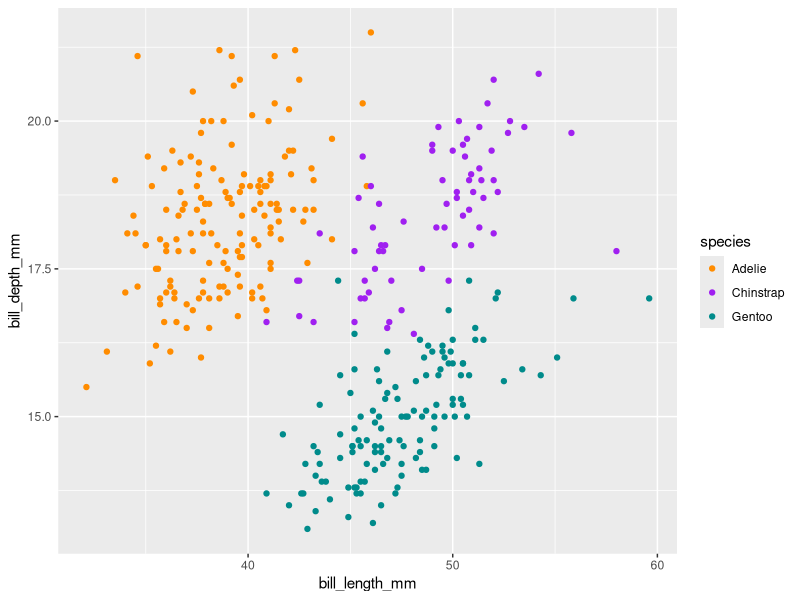
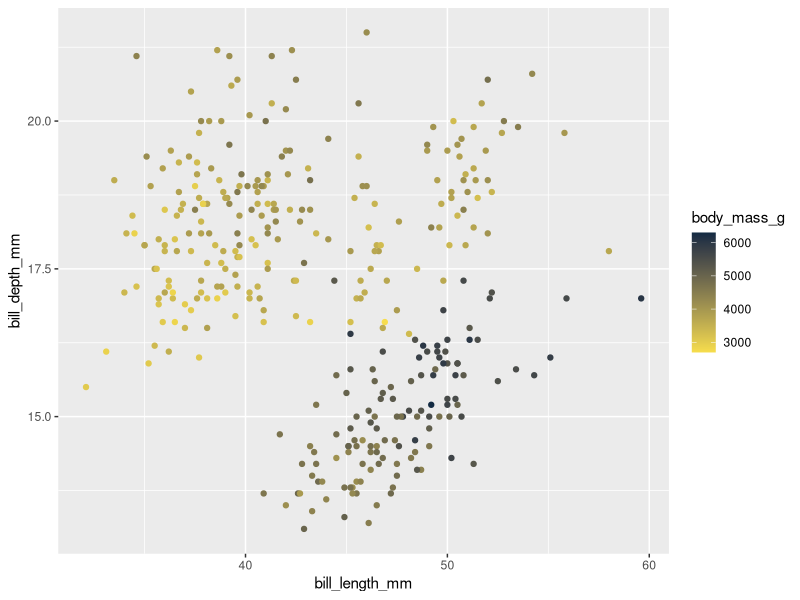
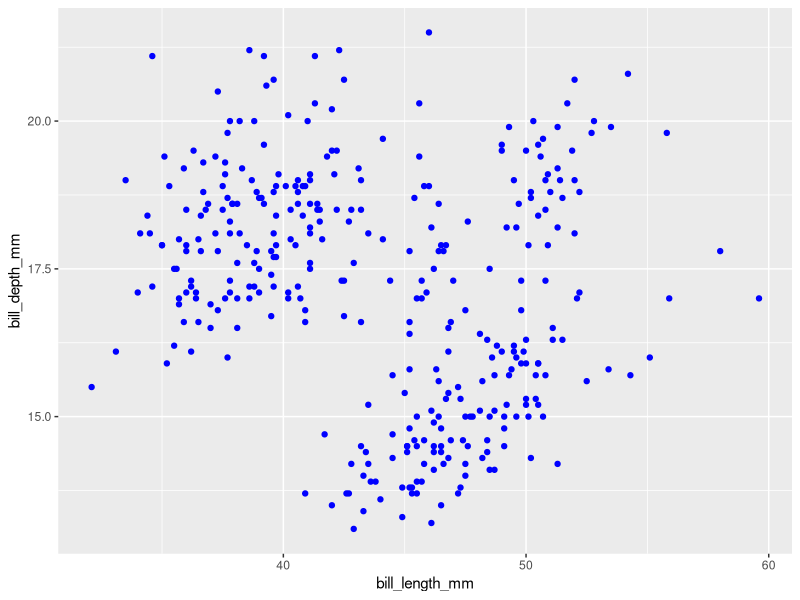
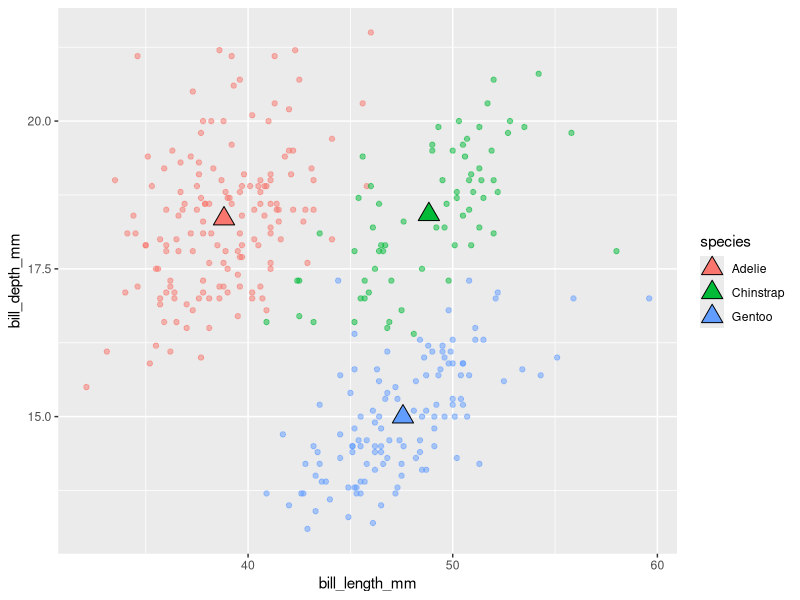
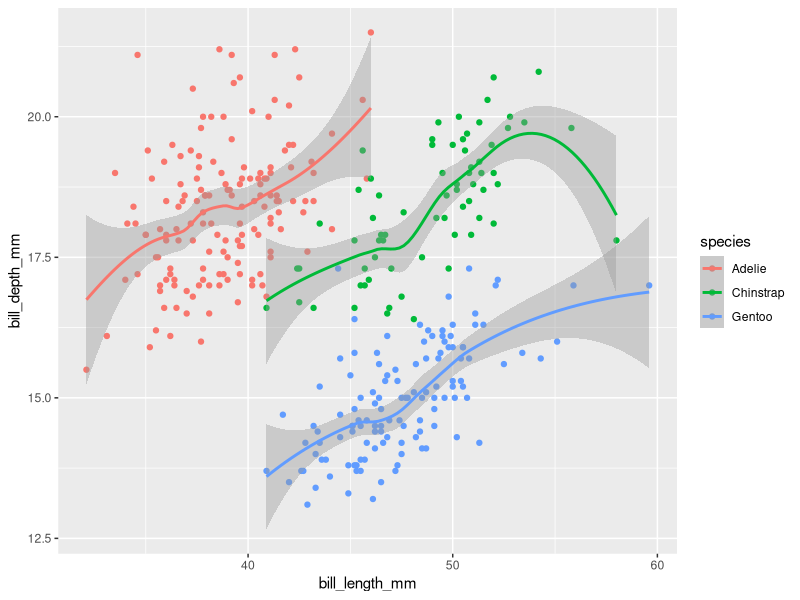
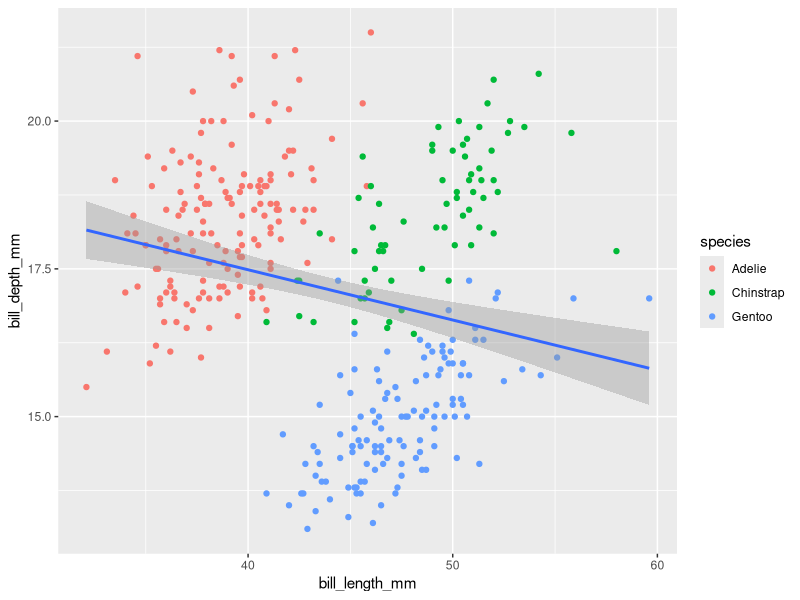
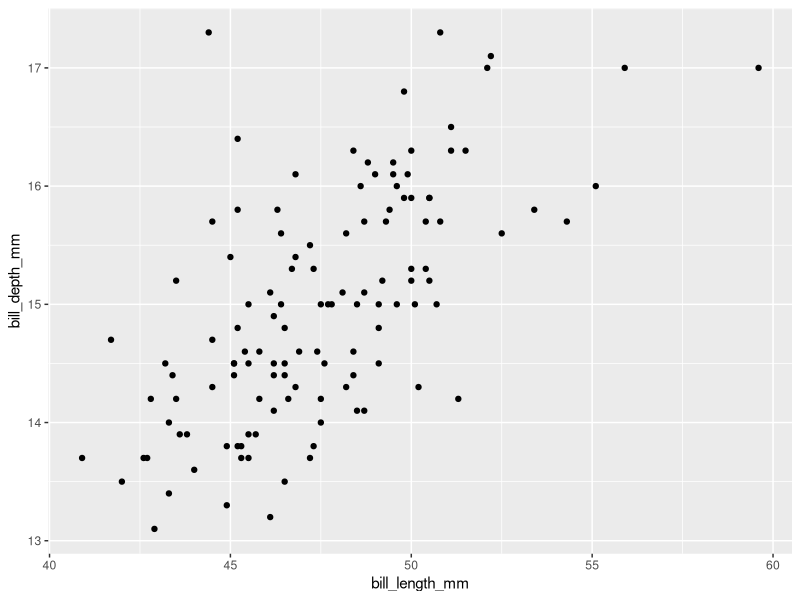
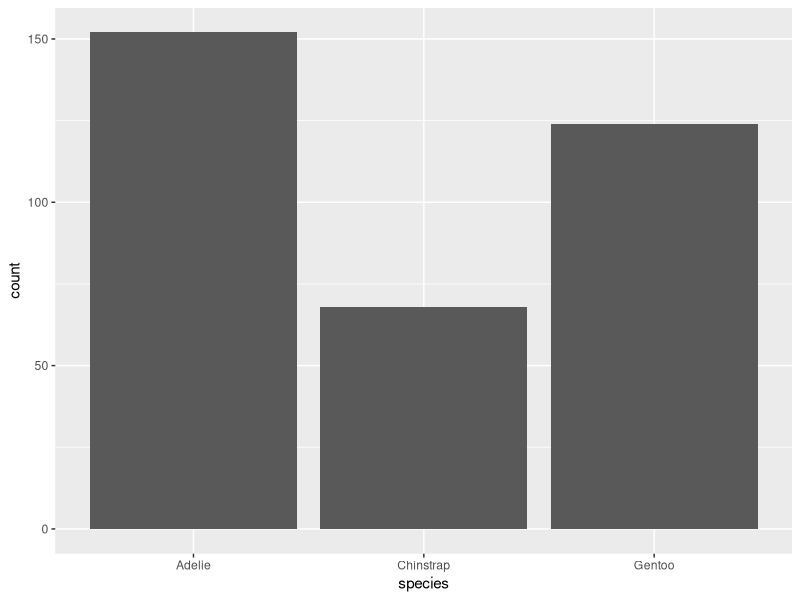

The R source for these figures, in order:
## ---- chunk 1
#| eval: true
#| echo: true
#| message: false
#| warning: false
# load packages ----
library(tidyverse)
library(patchwork)
library(palmerpenguins)
## ---- chunk 2
# create some untidy temperature data ----
temp_data_wide <- tribble(
  ~date, ~station1, ~station2,  ~station3,
  "2023-10-01", 30.1, 29.8, 31.2,
  "2023-11-01", 28.6, 29.1, 33.4,
  "2023-12-01", 29.9, 28.5, 32.3)

# print it out ----
print(temp_data_wide)
## ---- chunk 3
# convert data from wide > long ----
temp_data_long <- temp_data_wide |> 
  pivot_longer(cols = starts_with("station"),
               names_to = "station_id",
               values_to = "temp_c")

# print it out ----
print(temp_data_long)
## ---- chunk 4
#| warning: false
#..........scatter plot with custom categorical colors...........
ggplot(data = penguins,
       mapping = aes(x = bill_length_mm, y = bill_depth_mm, color = species)) +
  geom_point() +
  scale_color_manual(values = c("darkorange", "purple", "cyan4"))
## ---- chunk 5
#| warning: false
#...........scatter plot with custom continuous colors...........
ggplot(penguins, aes(x = bill_length_mm, y = bill_depth_mm, color = body_mass_g)) + 
  geom_point() +
  scale_color_gradient(low = "#F7DD4C", high = "#132B43")
## ---- chunk 6
#| warning: false
#................scatter plot with all blue points...............
ggplot(penguins, aes(x = bill_length_mm, y = bill_depth_mm)) + 
  geom_point(color = "blue")
## ---- chunk 7
#| warning: false
#| message: false
#..............create a separate penguins_summary df.............
penguins_summary <- penguins |>
  drop_na() |> 
  group_by(species) |> 
  summarize(mean_bill_length_mm = mean(bill_length_mm),
            mean_bill_depth_mm = mean(bill_depth_mm))

#..........create ggplot with layers from different dfs..........
ggplot() +
  geom_point(data = penguins, 
             mapping = aes(x = bill_length_mm, 
                           y = bill_depth_mm, 
                           color = species),
             alpha = 0.5) +
  geom_point(data = penguins_summary,
             mapping = aes(x = mean_bill_length_mm, 
                           y = mean_bill_depth_mm, 
                           fill = species),
             size = 5, shape = 24)
## ---- chunk 8
#| warning: false
#| message: false
#.............scatterplot with lms fitted to species.............
ggplot(penguins, aes(x = bill_length_mm, y = bill_depth_mm, color = species)) +
  geom_point() +
  geom_smooth(mehtod = "lm")
## ---- chunk 9
#| warning: false
#| message: false
#..........scatterplot with lm fitted to entire data set.........
ggplot(penguins, aes(x = bill_length_mm, y = bill_depth_mm)) +
  geom_point(aes(color = species)) +
  geom_smooth(method = "lm")
## ---- chunk 10
#| warning: false
#........filter for Gentoo penguins, then pipe into ggplot.......
penguins %>% 
  filter(species == "Gentoo") %>% 
  ggplot(aes(x = bill_length_mm, y = bill_depth_mm)) +
  geom_point()
## ---- chunk 11
#| warning: false
#...................bar plot with default stat...................
ggplot(penguins, aes(x = species)) +
  geom_bar(stat = "count")
## ---- chunk 12
#| warning: false

#........................new summarized df.......................
penguins_summary <- penguins |> 
  count(species) 

#..create bar heights based on `identity` of values in `n` col...
ggplot(penguins_summary, aes(x = species, y = n)) +
  geom_bar(stat = "identity")
## ---- chunk 13
#| warning: false
#........................default position........................
ggplot(penguins, aes(x = species)) +
  geom_bar(position = "stack")
## ---- chunk 14
#| warning: false
#..........................position fill.........................
ggplot(penguins, aes(x = species, fill = island)) +
  geom_bar(position = "fill")
## ---- chunk 15
#| warning: false
#.........................position dodge.........................
ggplot(penguins, aes(x = species, fill = island)) +
  geom_bar(position = "dodge") 
## ---- chunk 16
#| warning: false
#.......................position functions.......................
ggplot(penguins, aes(x = species, fill = island)) +
  geom_bar(position = position_dodge2(preserve = "single")) 
## ---- chunk 17
#| warning: false
#....................default coordinate system...................
ggplot(penguins, aes(x = species)) +
  geom_bar() +
  coord_cartesian()
## ---- chunk 18
#| warning: false
#............................flip axes...........................
ggplot(penguins, aes(x = species)) +
  geom_bar() +
  coord_flip()
## ---- chunk 19
#| warning: false
#........................polar coordinates.......................
ggplot(penguins, aes(x = species)) +
  geom_bar() +
  coord_polar()
## ---- chunk 20
#| warning: false
#..................premade theme + custom theme..................
ggplot(penguins, aes(x = species)) +
  geom_bar() +
  theme_light() +
  theme(axis.title = element_text(size = 17, color = "purple"))
## ---- chunk 21
#| warning: false
#| message: false
#......................labels & facet wrap.......................
ggplot(data = penguins, aes(x = flipper_length_mm, fill = species)) +
  geom_histogram(position = "identity", alpha = 0.5) +
  scale_fill_manual(values = c("darkorange", "purple", "cyan4")) +
  labs(x = "Flipper Length (mm)",
      y = "Frequency",
      fill = "Species",
      title = "Penguin Filpper Length") +
  facet_wrap(~species, ncol = 1)
## ---- chunk 22
#.................save scatter plot to obj `p1`..................
p1 <- ggplot(penguins, aes(x = bill_length_mm, y = bill_depth_mm, color = body_mass_g)) +
  geom_point() +
  scale_color_gradient(low = "#F7DD4C", high = "#132B43") +
  theme(
    legend.position = "top" # note: this is newly added from earlier!
  )

#....................save bar plot to obj `p2`...................
p2 <- ggplot(penguins, aes(x = species)) +
  geom_bar() +
  theme_light()

#...................save histogram to obj `p3`...................
p3 <- ggplot(penguins, aes(x = flipper_length_mm, fill = species)) + 
  geom_histogram(position = "identity", alpha = 0.5) +
  scale_fill_manual(values = c("darkorange", "purple", "cyan4"))
## ---- chunk 23
#| warning: false
#| message: false
#..........................stacked plots.........................
p1 / p2

#.......................side-by-side plots.......................
p1 + p2

#..........side-by-side & stacked plots + graphic title..........
((p1) + (p2 / p3)) + 
  plot_annotation(title = "All the greatest penguin information out there")
